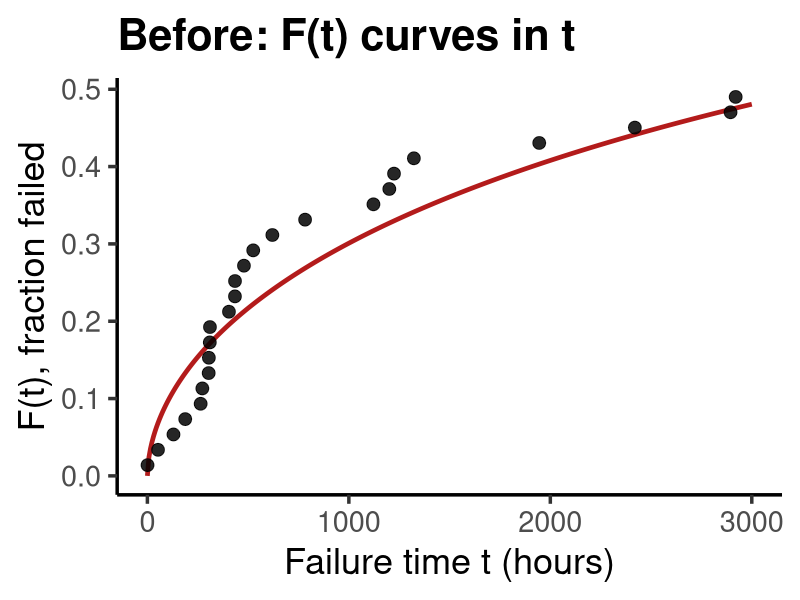
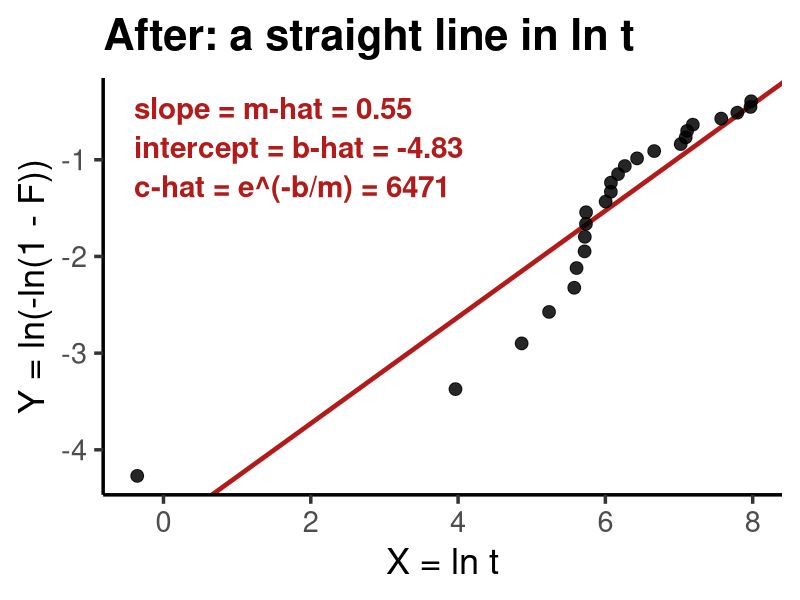

Write the R code that produced these figures, in order.
# slides_workshop_9_rectification.R ------------------------------------------
#
# Feeds: Workshop 13 (Parameter Estimation) slide "Linear Rectification: what
# it does". The 25 capacitor failure times (50 on test), before and after the
# Weibull rectification: F(t) curves in t; ln(-ln(1 - F)) is a line in ln t.
# Run from the sigma repo root:  Rscript functions/slides_workshop_9_rectification.R
# Writes docs-v3/images/slides/workshop-9/gen_rectify_curve.png, gen_rectify_line.png

library(dplyr)
library(ggplot2)
library(readr)

red = "#B31B1B"
out = "docs-v3/images/slides/workshop-9/"

# Rectify: median-rank F, then X = ln t and Y = ln(-ln(1 - F)) ---------------
cap = read_csv("workshops/workshop9_capacitors.csv", show_col_types = FALSE) %>%
  mutate(F = (i - 0.3) / (50 + 0.4), X = log(t), Y = log(-log(1 - F)))
fit = lm(Y ~ X, data = cap)
m_hat = unname(coef(fit)[2]); b_hat = unname(coef(fit)[1])
c_hat = exp(-b_hat / m_hat)
print(round(c(m_hat = m_hat, b_hat = b_hat, c_hat = c_hat), 4))

# 1. Before: F(t_i) against t, with the fitted Weibull CDF ------------------
curve = tibble(t = seq(0, 3000, length.out = 400)) %>%
  mutate(F = 1 - exp(-(t / c_hat)^m_hat))
g1 = ggplot() +
  geom_line(data = curve, aes(x = t, y = F), color = red, linewidth = 1.6) +
  geom_point(data = cap, aes(x = t, y = F), size = 4, alpha = 0.85) +
  labs(title = "Before: F(t) curves in t",
       x = "Failure time t (hours)", y = "F(t), fraction failed") +
  theme_classic(base_size = 26) +
  theme(plot.title = element_text(face = "bold"))
ggsave(paste0(out, "gen_rectify_curve.png"), g1, width = 7, height = 5.6, dpi = 150)

# 2. After: Y against X is a straight line; read m and c off it -------------
lab = paste0("slope = m-hat = ", sprintf("%.2f", m_hat), "\n",
             "intercept = b-hat = ", sprintf("%.2f", b_hat), "\n",
             "c-hat = e^(-b/m) = ", sprintf("%.0f", c_hat))
g2 = ggplot(cap, aes(x = X, y = Y)) +
  geom_abline(intercept = b_hat, slope = m_hat, color = red, linewidth = 1.6) +
  geom_point(size = 4, alpha = 0.85) +
  annotate("text", x = -0.4, y = -0.35, label = lab, hjust = 0, vjust = 1,
           size = 7.5, lineheight = 1.1, color = red, fontface = "bold") +
  labs(title = "After: a straight line in ln t",
       x = "X = ln t", y = "Y = ln(-ln(1 - F))") +
  theme_classic(base_size = 26) +
  theme(plot.title = element_text(face = "bold"))
ggsave(paste0(out, "gen_rectify_line.png"), g2, width = 7, height = 5.6, dpi = 150)
